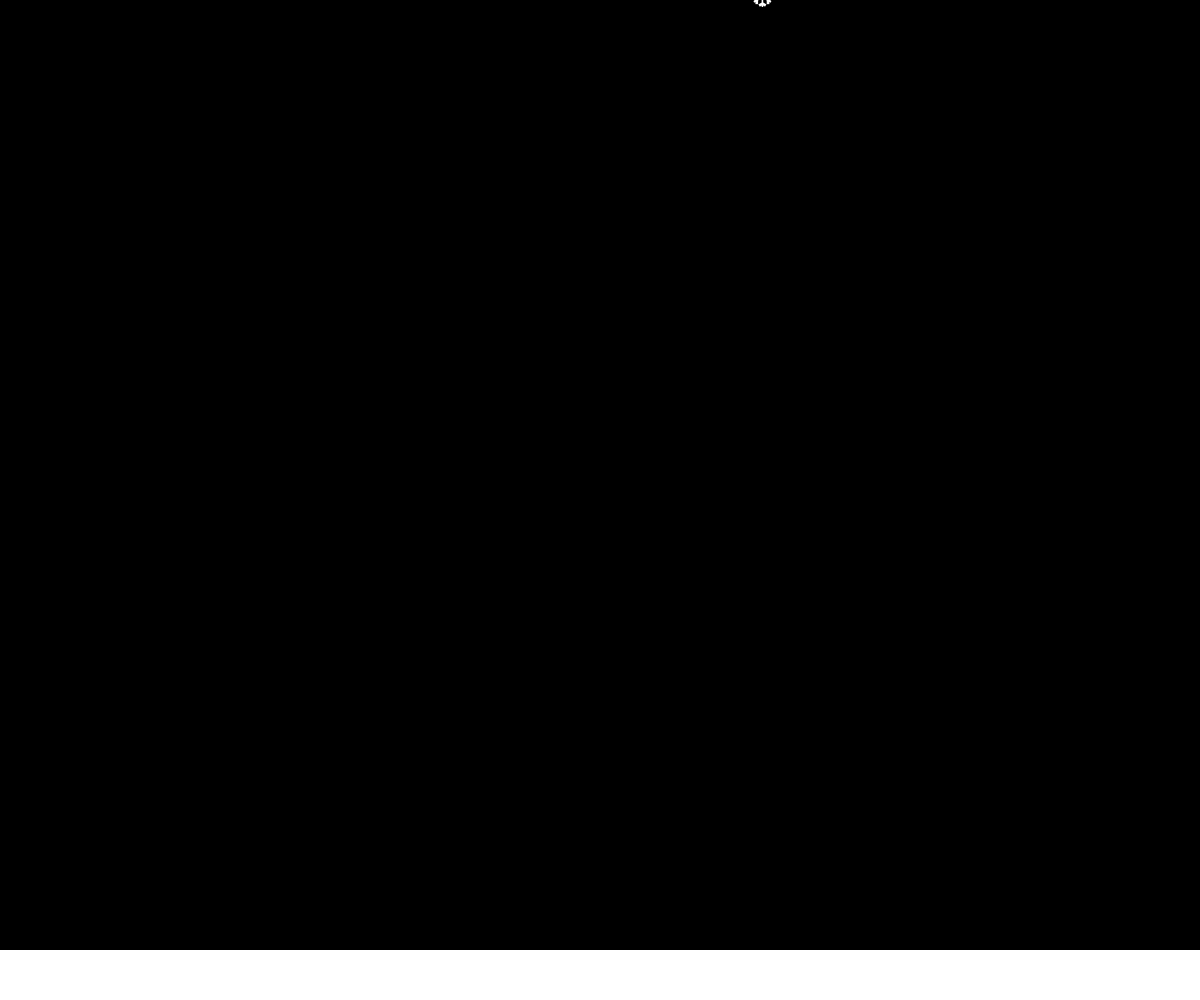
Frame 1 (no input)
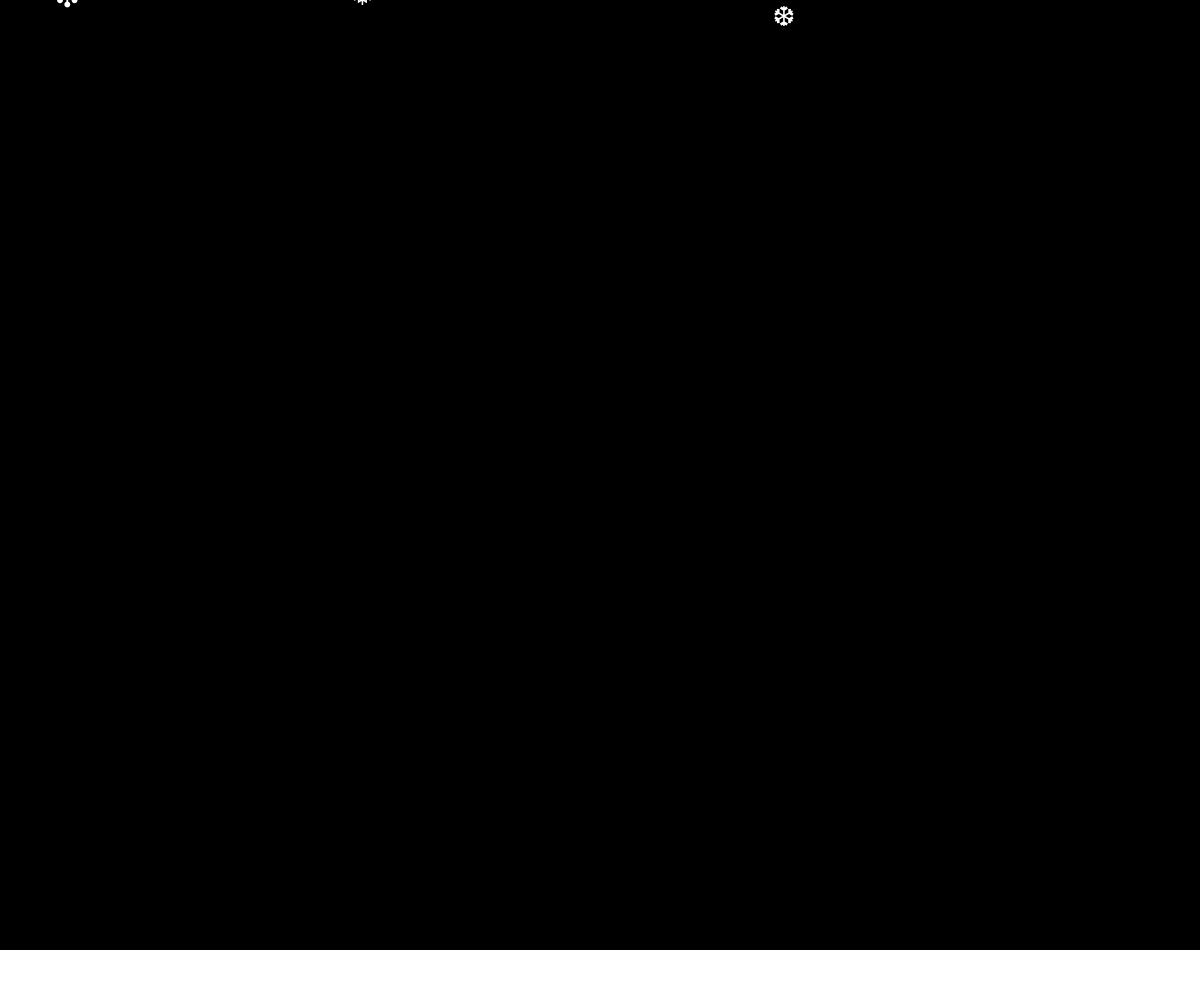
Frame 60 (no input)
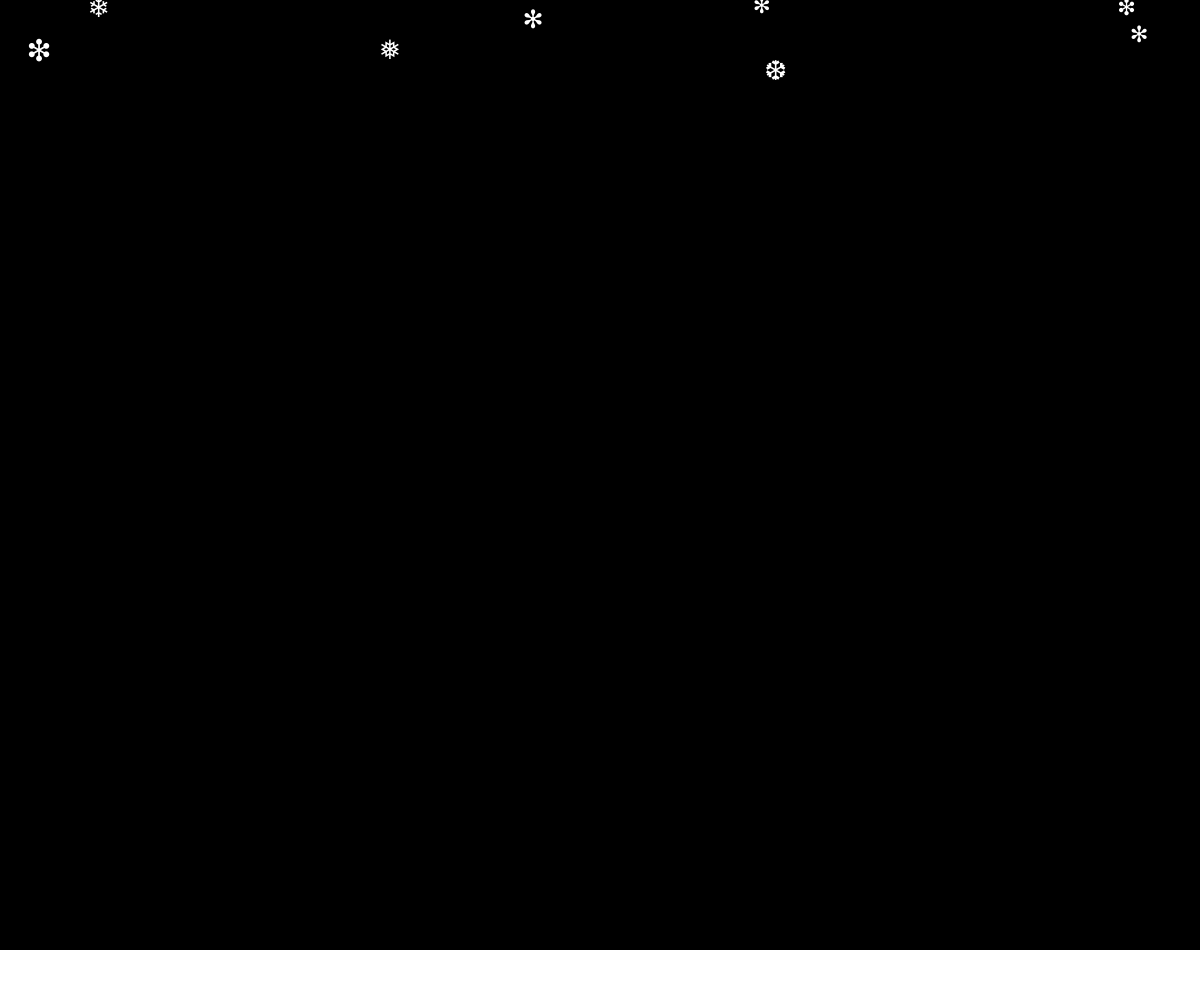
Frame 120 (the mouse pressed at the canvas centre since frame 60)

The p5.js sketch that drew these frames (run headless with seeded random() and noise() and a simulated clock; from frame 60 on, the mouse is pressed at the canvas centre):

// p5.js sketch
// ── sketch.js
let flakes = [];
let letters = ['❄', '*', '✻', '❅', '❆', '❇'];
let gravity = 0.01;
let groundHeight = 50;

function setup() {
  createCanvas(windowWidth, windowHeight);
  textAlign(CENTER, CENTER);
  textSize(24);

  for (let i = 0; i < 50; i++) {
    flakes.push(new Flake(random(width), random(-height, 0)));
  }
}

function draw() {
  background(0);  // sfondo nero

  fill(255);
  noStroke();
  rect(0, height - groundHeight, width, groundHeight);

  for (let flake of flakes) {
    flake.applyGravity();
    flake.update();
    flake.checkCollision(flakes);
    flake.display();
  }

  if (frameCount % 15 === 0 && flakes.length < 150) {
    flakes.push(new Flake(random(width), -20));
  }
}

function windowResized() {
  resizeCanvas(windowWidth, windowHeight);
}

class Flake {
  constructor(x, y) {
    this.pos = createVector(x, y);
    this.vel = createVector(0, 0);
    this.acc = createVector(0, 0);
    this.stuck = false;
    this.size = random(20, 30);
    this.letter = random(letters);
    this.oscillationAngle = random(TWO_PI); // per oscillazione iniziale casuale
  }

  applyGravity() {
    if (!this.stuck) {
      this.acc.y = gravity;
    } else {
      this.acc.set(0, 0);
      this.vel.set(0, 0);
    }
  }

  update() {
    if (!this.stuck) {
      // Aggiungo oscillazione orizzontale (piccola e lenta)
      this.oscillationAngle += 0.02;
      let oscillationX = sin(this.oscillationAngle) * 0.5; // ampiezza 0.5 px

      this.vel.x = oscillationX;
      this.vel.add(this.acc);
      this.pos.add(this.vel);
      this.acc.set(0, 0);
    }
  }

  checkCollision(allFlakes) {
    if (this.pos.y + this.size / 2 >= height - groundHeight) {
      this.pos.y = height - groundHeight - this.size / 2;
      this.stuck = true;
      this.vel.set(0, 0);
      return;
    }

    for (let other of allFlakes) {
      if (other === this || !other.stuck) continue;

      let dX = abs(this.pos.x - other.pos.x);
      let dY = other.pos.y - this.pos.y;

      if (dY > 0 && dY < (this.size + other.size) / 2 && dX < (this.size + other.size) / 2) {
        this.pos.y = other.pos.y - (this.size + other.size) / 2 + 1;
        this.stuck = true;
        this.vel.set(0, 0);
        return;
      }
    }
  }

  display() {
    fill(255);
    textSize(this.size);
    text(this.letter, this.pos.x, this.pos.y);
  }
}
